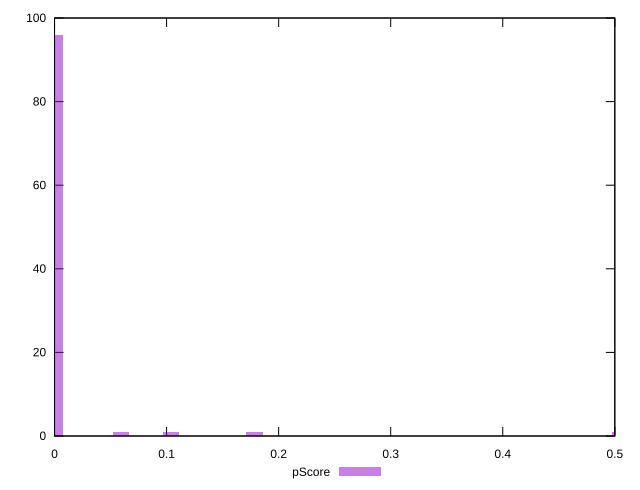

Source code (gnuplot):
reset

$pScore <<EOF
0.059397894674248344 1
0.1039463156799346 1
0 96
0.17819368402274505 1
0.504882104731111 1
EOF

set key outside below
set boxwidth 0.014849473668562086
set xrange [0:0.5]
set yrange [0:100]
set trange [0:100]
set style fill transparent solid 0.5 noborder
set terminal svg size 640, 490 enhanced background rgb 'white'
set output "report/report_00029_2021-02-24T13-36-40.390Z/uses-text-compression/samples/music/pScore/histogram.svg"

plot $pScore title "pScore" with boxes

reset
